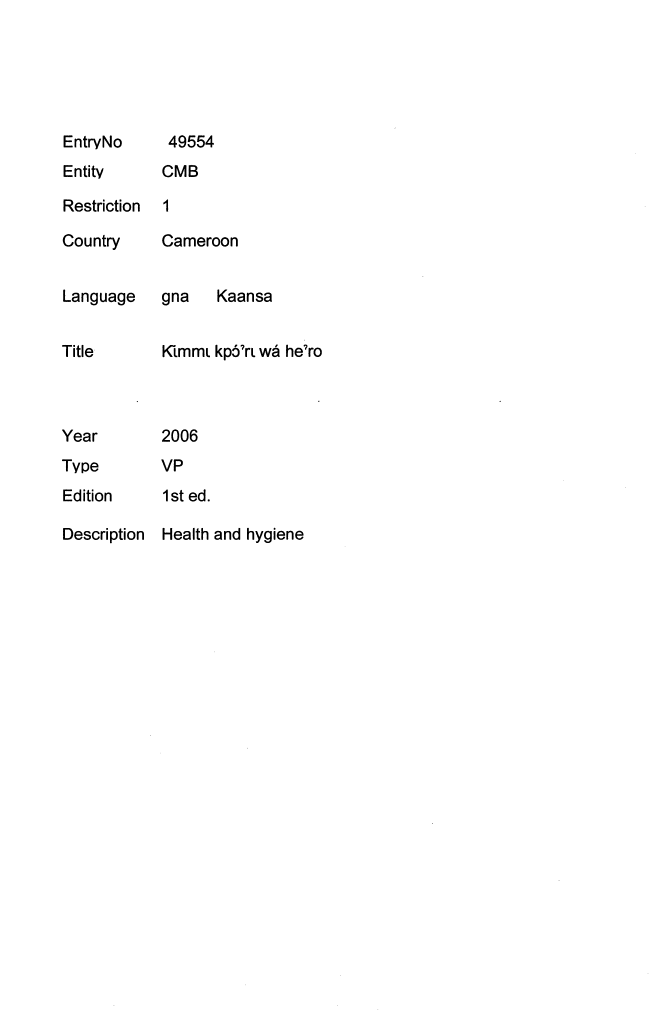
#> input picture data/evaluation/gna_kaansa/Kimmi_49554.tiff, 3328 x 5100 px (shown at 1/5 size)
$ python image-splitlines.py ../data/evaluation/gna_kaansa/Kimmi_49554.tiff
#> lines starting #> are read from the running program, lines starting #| are printed output that depends on the picture; after the words box and inside, x2 and y2 are one past the last pixel; in counts of white or black regions, pixels touching at a corner belong together
#!/usr/bin/env python3

"""Takes an input image (PNG) and creates a separate image for each line of text."""

# Ref:
# - https://stackoverflow.com/a/48268334
# - https://www.geeksforgeeks.org/python/dividing-images-into-equal-parts-using-opencv-in-python/

import argparse
import sys
from pathlib import Path

import cv2
import numpy as np


# [74 lines left out: function segment_lines_by_components, not called in this run]


def segment_lines_by_whitespace(inv, min_gap_for_split=None):
    """
    Segment text lines using row-wise whitespace runs, distinguishing
    diacritic-to-base-letter gaps from real inter-line gaps.

    inv: binary image, text=nonzero (255), background=0 (e.g. your `inv` array)
    min_gap_for_split: optional override; if None, it's derived automatically
                        from the natural split in observed gap lengths.

    Returns: list of (top, bottom) row ranges, one per detected text line,
                sorted top-to-bottom.
    """
    # row is "text" if it has any foreground pixel at all
    # cv2.imwrite("inv.png", inv)
    row_has_text = np.any(inv > 0, axis=1)
    # print(f"{row_has_text=}")
    text_rows = np.where(row_has_text)[0]
    # print(f"{text_rows=}")
    if len(text_rows) == 0:
        return []

    # trim to the actual content range, ignoring page margins
    first_row, last_row = text_rows[0], text_rows[-1]

    # find runs of all-zero rows (gaps) strictly within the content range
    gaps = []  # list of (start, end) row ranges that are blank
    in_gap = False
    gap_start = None
    for y in range(first_row, last_row + 1):
        if not row_has_text[y]:
            if not in_gap:
                in_gap = True
                gap_start = y
        else:
            if in_gap:
                gaps.append((gap_start, y))  # [gap_start, y)
                in_gap = False
    # (any trailing gap after last_row is margin, already excluded by range)
    # print(f"{gaps=}")
    if not gaps:
        # no internal gaps at all -> whole content region is one line
        return [(int(first_row), int(last_row) + 1)]

    gap_lengths = np.array([end - start for (start, end) in gaps])
    print(f"Sorted gaps: {np.sort(gap_lengths)}\nGaps:        {gap_lengths}")
    # --- determine split threshold between "diacritic gap" and "line gap" ---
    if min_gap_for_split is None:
        if len(gap_lengths) == 1:
            # only one gap observed; nothing to split against, treat it as a line break
            min_gap_for_split = 0
        else:
            # if there is a small gap and a large gap on every row, then the
            # median gap would still be larger than the size of the small gap,
            # because there would be an equal number of both sizes
            # min_gap_for_split = np.median(gap_lengths)
            # a value right between the min gap and the median gap seems to be
            # valid for a cutoff value; e.g.:
            # for (8, 8, 8, 8, 8, 8, 8, 8) -> (8 + 8)/2 = 8
            # for (1, 8, 8, 8, 8, 8, 8, 8) -> (8 + 1)/2 = 4.5
            # for (1, 1, 1, 1, 8, 8, 8, 8) -> (8 + 1)/2 = 4.5
            # for (1, 2, 3, 6, 7, 8, 9, 10) -> (6.5 + 1)/2 = 3.75
            med_gap = np.median(gap_lengths)
            min_gap = gap_lengths.min()
            gap_ratio = med_gap / min_gap
            print(f"{len(gap_lengths)=}; {med_gap=}; {gap_ratio=}")
            if gap_ratio > 2:
                # assume smallest gaps are not line break gaps
                min_gap_for_split = (med_gap + min_gap) / 2
            else:
                # assume all gaps are line break gaps
                min_gap_for_split = min_gap
        print(f"{min_gap_for_split=}")

    # --- keep only gaps large enough to be real line breaks ---
    line_break_gaps = [(start, end) for (start, end), length in zip(gaps, gap_lengths)
                        if length >= min_gap_for_split]

    # --- build line ranges from content bounds and confirmed line-break gaps ---
    boundaries = [first_row]
    for (start, end) in line_break_gaps:
        boundaries.append(start)      # end of previous line
        boundaries.append(end)        # start of next line
    boundaries.append(last_row + 1)

    lines = []
    for i in range(0, len(boundaries), 2):
        top, bottom = boundaries[i], boundaries[i + 1]
        if bottom > top:  # guard against degenerate zero-height entries
            lines.append((int(top), int(bottom)))

    return lines, min_gap_for_split


def segment_lines(inv, **kwargs):
    return segment_lines_by_whitespace(inv, **kwargs)


def main():
    parser = argparse.ArgumentParser()
    parser.add_argument(
        "--min-gap",
        metavar="INT",
        type=int,
        default=None,
        help="give explicit minimum line gap for row splitting",
    )
    parser.add_argument(
        "--ignore-rotation",
        action="store_true",
        help="skip image rotation before splitting lines",
    )
    parser.add_argument(
        "image",
        metavar="PATH/TO/IMAGE",
        type=Path,
        help="input image to split",
    )
    args = parser.parse_args()

    filestem = args.image.stem
    parent_dir = args.image.parent

    ## (1) read
    img = cv2.imread(args.image)
#> img is the input picture: shape (5100, 3328, 3); 99.2% white; 175 black regions (21 under 20 px), largest, box (x1, y1, x2, y2) and area: (873, 824, 933, 886) 1979, (943, 824, 990, 885) 1654, (317, 997, 371, 1058) 1585
    # convert to grayscale
    gray = cv2.cvtColor(img, cv2.COLOR_BGR2GRAY)
    ## (2) threshold
    # convert all pixels white if below the threshold, black if above
    th, inv = cv2.threshold(gray, 127, 255, cv2.THRESH_BINARY_INV | cv2.THRESH_OTSU)
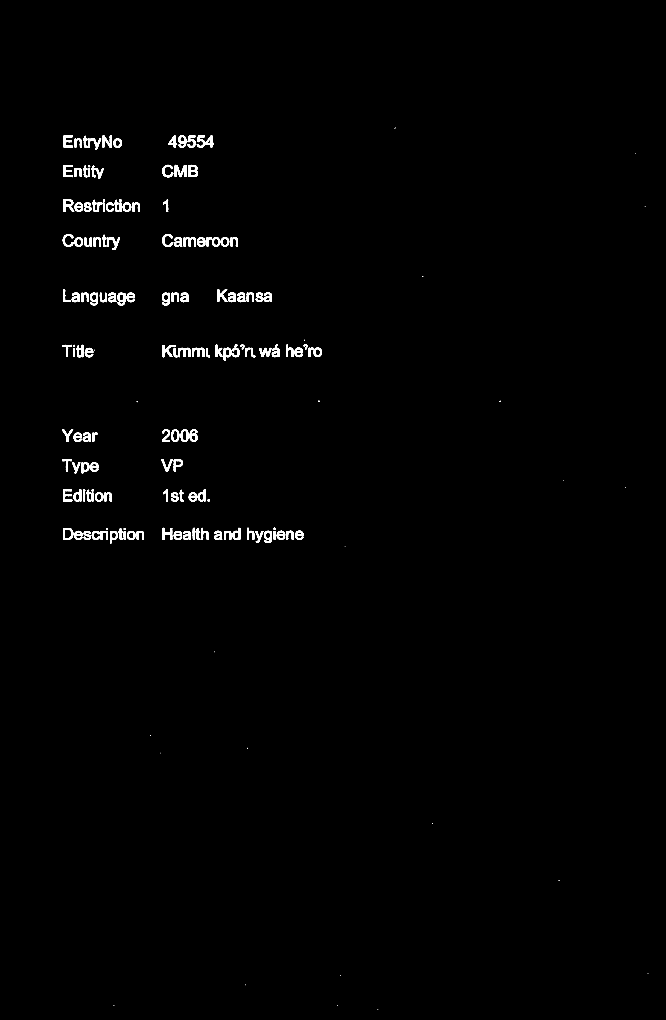
#> inv: shape (5100, 3328) (shown at 1/5 size); 0.79% white; 175 white regions (21 under 20 px), largest, box (x1, y1, x2, y2) and area: (873, 824, 933, 886) 1979, (943, 824, 990, 885) 1654, (317, 997, 371, 1058) 1585
#> th = 0

    if args.ignore_rotation:
        rotated_inv = inv
        rotated = cv2.bitwise_not(inv)
    else:
        ## (3) minAreaRect on the nozeros
        pts = cv2.findNonZero(inv)
#> pts = contour of 133922 points, box (x1, y1, x2, y2) (310, 638, 3241, 5049), area 2348128
        (cx, cy), _, ang = cv2.minAreaRect(pts)
#> cx = 1772.3; cy = 2843.6; ang = -0.209

        ang = ang % 90  # normalize for perfectly aligned page
#> ang = 89.79
        if ang > 45:
            ang -=90
#> ang = -0.209

        ## (4) Find rotated matrix, do rotation
        M = cv2.getRotationMatrix2D((cx,cy), ang, 1.0)
#> M = [[1, -0.00365, 10.39], [0.00365, 1, -6.45]]
        rotated_inv = cv2.warpAffine(inv, M, (img.shape[1], img.shape[0]), borderValue=0)
        rotated = cv2.bitwise_not(rotated_inv)
        # cv2.imwrite("test.png", rotated)

    lines, min_gap = segment_lines(rotated_inv, min_gap_for_split=args.min_gap)
#> in segment_lines_by_whitespace, `text_rows = np.where(row_has_text)[0]`: text_rows = 821 values from 638 to 5049
#> in segment_lines_by_whitespace, `first_row, last_row = text_rows[0], text_rows[-1]`: first_row = 638; last_row = 5049
#> after the loop in segment_lines_by_whitespace, `for y in range(first_row, last_row + 1):`: gap_start = 5030; gaps = 28 pairs, first value 644 to 5030, second value 670 to 5047; in_gap = False
#> in segment_lines_by_whitespace, `gap_lengths = np.array([end - start for (start, end) in gaps])`: gap_lengths = 28 values, max 519 at index 16, min 1 at index 23, mean 128.2
#| Sorted gaps: [  1   1  16  17  19  19  26  29  34  41  42  44  55  60  81  97 101 109
#|  128 128 137 173 202 281 353 414 464 519]
#| Gaps:        [ 26  29  44 101 109 137  55 173  16 202 128  81  42  34 128  19 519 414
#|   60  19 353 281 464   1  41  97   1  17]
#> in segment_lines_by_whitespace, `med_gap = np.median(gap_lengths)`: med_gap = 70.5
#> in segment_lines_by_whitespace, `min_gap = gap_lengths.min()`: min_gap = 1
#> in segment_lines_by_whitespace, `gap_ratio = med_gap / min_gap`: gap_ratio = 70.5
#| len(gap_lengths)=28; med_gap=70.5; gap_ratio=70.5
#> in segment_lines_by_whitespace, `min_gap_for_split = (med_gap + min_gap) / 2`: min_gap_for_split = 35.75
#| min_gap_for_split=35.75
#> in segment_lines_by_whitespace, `line_break_gaps = [(start, end) for (start, end), length in zip(gaps, ..`: line_break_gaps = [(775, 819), (890, 991), (1055, 1164), (1246, 1383), (1387, 1442), (1525, 1698), (1800, 2002), (2013, 2141), (2208, 2289), (2362, 2404), (2506, 2634), (2735, 3254), (3259, 3673), (3677, 3737), (3764, 4117), (4122, 4403), (4407, 4871), (4880, 4921), (4924, 5021)]
#> in segment_lines_by_whitespace, `boundaries = [first_row]`: boundaries = [638]
#> the loop in segment_lines_by_whitespace, `for (start, end) in line_break_gaps:` made 19 passes
#> after the loop in segment_lines_by_whitespace, `for (start, end) in line_break_gaps:`: boundaries = 39 values from 638 to 5021
#> the loop in segment_lines_by_whitespace, `for i in range(0, len(boundaries), 2):` made 20 passes
#> (i, top, bottom) on passes 3 to 14: (4, 991, 1055), (6, 1164, 1246), (8, 1383, 1387), (10, 1442, 1525), (12, 1698, 1800), (14, 2002, 2013), (16, 2141, 2208), (18, 2289, 2362), (20, 2404, 2506), (22, 2634, 2735), (24, 3254, 3259), (26, 3673, 3677)
#> (top, bottom) on passes 1 to 2: (638, 775), (819, 890)
#> after the loop in segment_lines_by_whitespace, `for i in range(0, len(boundaries), 2):`: lines = [(638, 775), (819, 890), (991, 1055), (1164, 1246), (1383, 1387), (1442, 1525), (1698, 1800), (2002, 2013), (2141, 2208), (2289, 2362), (2404, 2506), (2634, 2735), (3254, 3259), (3673, 3677), (3737, 3764), (4117, 4122), (4403, 4407), (4871, 4880), (4921, 4924), (5021, 5050)]
#> min_gap = 35.75
    # print(f"{lines=}")

    if len(lines) == 0:
        print("Warning: no textline lower bounds found!")
        print(f"{args.image=}")
        print(f"{gray=}")
        print(f"{gray.mean()=}; {gray.min()=}; {gray.max()=}; {gray.mean()=}; {gray.std()=}")
        print(f"{th=}")
        print(f"{ang=}")
        print(f"{rotated.mean()=}; {rotated.min()=}; {rotated.max()=}; {rotated.mean()=}; {rotated.std()=}")
        sys.exit(1)

    # re-colorize the image
    colorized = cv2.cvtColor(rotated, cv2.COLOR_GRAY2BGR)

    for i, (top, bottom) in enumerate(lines):
        # print(f"Checking {y=}")
        outfile = parent_dir / f"{filestem}-L{i + 1}.png"
        # add padding for better tesseract result
        padding = int(min_gap / 2)
        if top > padding:
            top -= padding
        if colorized.shape[0] - bottom > padding:
            bottom += padding
        # assumes same number of indexes in uppers and lowers, and that they
        # alternate
        line_img = colorized[top:bottom, :]
        try:
            cv2.imwrite(outfile, line_img)
            # print(f"Saved {line_img}")
        except cv2.error as e:
            print(f"Error: {e.msg}")
#> this loop made 20 passes
#> (top, bottom) on passes 1 to 12: (621, 792), (802, 907), (974, 1072), (1147, 1263), (1366, 1404), (1425, 1542), (1681, 1817), (1985, 2030), (2124, 2225), (2272, 2379), (2387, 2523), (2617, 2752)
#> pass 1, in main, `line_img = colorized[top:bottom, :]`:
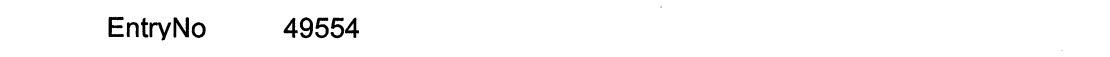
#> line_img: shape (171, 3328, 3) (shown at 1/3 size); min 0, max 255, mean 249.4


if __name__ == "__main__":
    main()
